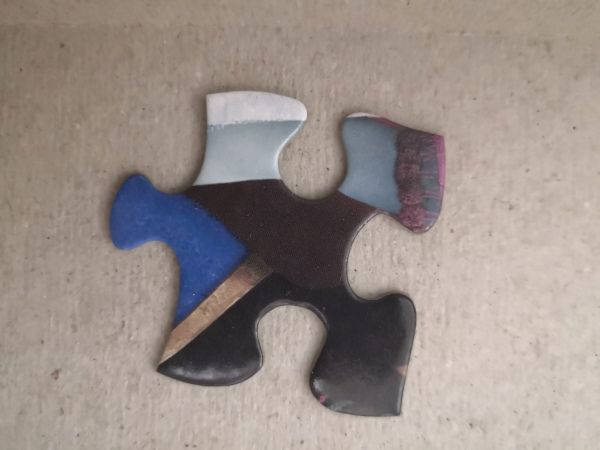
#> input picture work/assets/image-83.jpg, 600 x 450 px
$ jupyter execute Lab2.ipynb
#> lines starting #> are read from the running program, lines starting #| are printed output that depends on the picture
# Computer Vision

## Lab 2

### Imports

[cell 1]
# Computation
import cv2
import numpy as np
import skimage
from scipy.cluster.vq import kmeans, whiten

# Plotting
import matplotlib.pyplot as plt

# Typing
import typing as types

[cell 2]
image = cv2.imread("./assets/image-83.jpg")
#> image is the input picture: shape (450, 600, 3); mean B, G, R 137, 142.6, 153.3
image_rgb = np.array(image[:,:,::-1], dtype=np.float32) / 255

### Section 1

#### 1. Gaussian

[cell 3]
def make_Gaussian(sigma: int, shape: tuple[int, int]):
    var = sigma ** 2

    def Gaussian(x, y):
        centred_x = x - shape[0] / 2
        centred_y = y - shape[1] / 2
        return (1/(2 * np.pi * var)) * np.exp(-((centred_x ** 2 + centred_y ** 2) / (2 * var)))

    return np.fromfunction(Gaussian, shape=shape)

##### Apply to image

[cell 4]
fig = plt.figure(figsize=(20, 8))

kernel_shape = (49, 49)
gaussian = make_Gaussian(sigma=2.5, shape=kernel_shape)
image_gaussian = cv2.filter2D(image_rgb, -1, gaussian)


fig.add_subplot(1, 3, 1)
plt.imshow(gaussian, cmap='inferno')
plt.axis('off')

fig.add_subplot(1, 3, 2)
plt.imshow(image_rgb)
plt.axis('off')

fig.add_subplot(1, 3, 3)
plt.imshow(image_gaussian)
plt.axis('off')
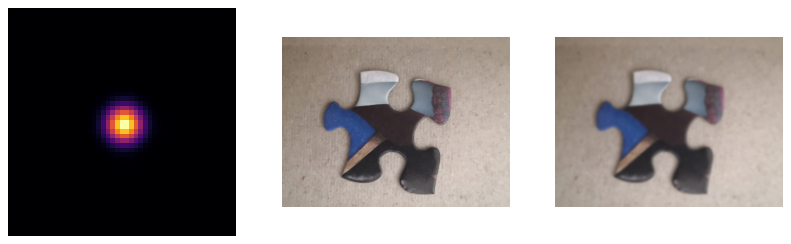
#> figure drawn by matplotlib, 3 panels

#### 2. Laplacian of Gaussian (LoG)

[cell 5]
def make_LoG(sigma: int, shape: tuple[int, int]):
    def LoG(x, y):
        centred_x = x - shape[0] / 2
        centred_y = y - shape[1] / 2

        sum_squares = (centred_x ** 2) + (centred_y ** 2)
        exponent = sum_squares / (2 * (sigma ** 2))
        coeff = 1 / (np.pi * (sigma ** 4))

        return -coeff * (1 - exponent) * np.exp(-exponent)

    return np.fromfunction(LoG, shape)

##### Apply to image

[cell 6]
fig = plt.figure(figsize=(20, 8))

sigma = 0.7

kernel_shape = (49, 49)
LoG = make_LoG(sigma=sigma, shape=kernel_shape)
image_LoG = cv2.filter2D(image_rgb, -1, LoG)
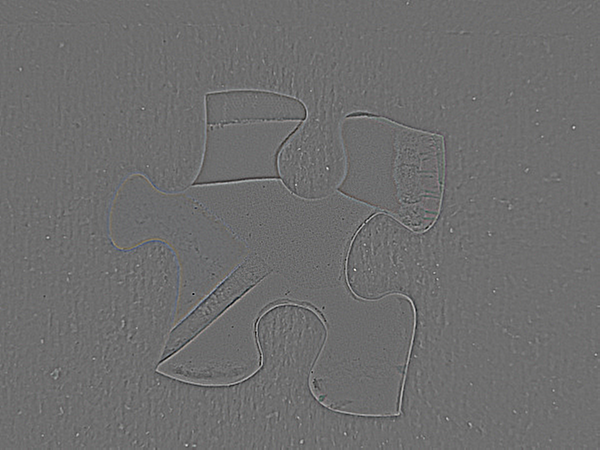
#> image_LoG: shape (450, 600, 3) float32; mean R, G, B 0.00599, 0.00557, 0.00535; drawn with min black and max white
lib_LoG = cv2.Laplacian(cv2.GaussianBlur(image_rgb, ksize=(29, 29), sigmaX=sigma), -1, ksize=29)
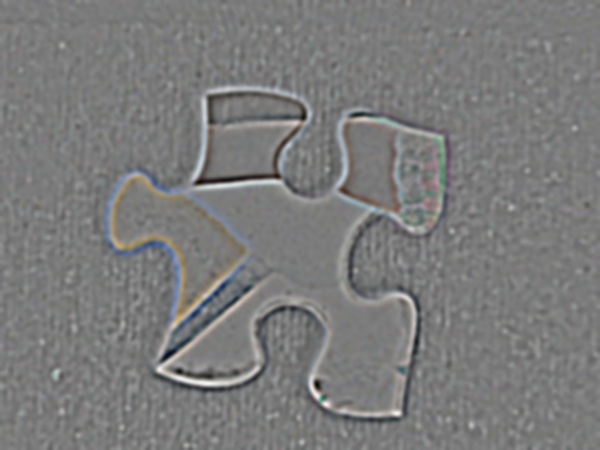
#> lib_LoG: shape (450, 600, 3) float32; mean R, G, B 7.03e+09, 5.11e+09, 7.3e+09; drawn with min black and max white


fig.add_subplot(1, 4, 1)
plt.imshow(LoG, cmap='inferno')
plt.axis('off')

fig.add_subplot(1, 4, 2)
plt.imshow(image_rgb)
plt.axis('off')

fig.add_subplot(1, 4, 3)
plt.imshow(image_LoG)
plt.axis('off')


fig.add_subplot(1, 4, 4)
plt.imshow(lib_LoG)
plt.axis('off')
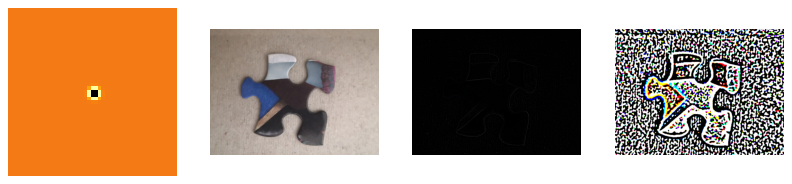
#> figure drawn by matplotlib, 4 panels

#### 3. Difference of Gaussians (HoG)

[cell 7]
def make_DoG(sigma: int, K: int, shape: tuple[int, int]):
    var = sigma ** 2
    coeff = 1/(2 * np.pi * var)

    if not K > 1:
        raise ValueError("K must be greater than 1.")

    def DoG(x, y):
        centred_x = x - shape[0] / 2
        centred_y = y - shape[1] / 2
        exponent = -((centred_x ** 2 + centred_y ** 2) / (2 * var))

        return coeff * np.exp(exponent) - coeff * (K ** -2) * np.exp(exponent * (K ** -2))

    return np.fromfunction(DoG, shape=kernel_shape)

##### Apply to image

[cell 8]
fig = plt.figure(figsize=(20, 8))

kernel_shape = (49, 49)
DoG = make_DoG(sigma=1, K=3, shape=kernel_shape)
image_DoG = cv2.filter2D(image_rgb, -1, DoG)
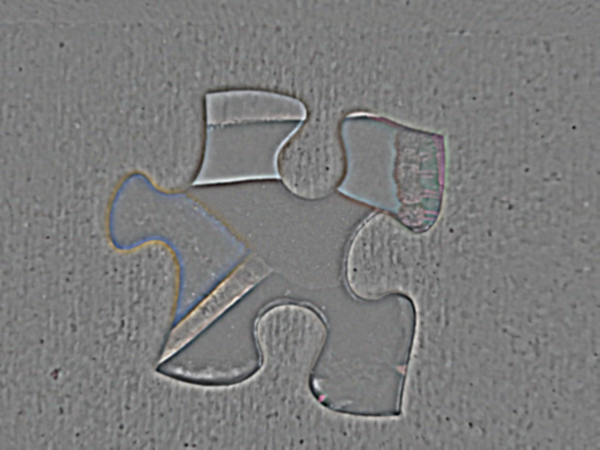
#> image_DoG: shape (450, 600, 3) float32; mean R, G, B -2.92e-07, 3.24e-07, -4.97e-07; drawn with min black and max white


fig.add_subplot(1, 3, 1)
plt.imshow(DoG, cmap='inferno')
plt.axis('off')

fig.add_subplot(1, 3, 2)
plt.imshow(image_rgb)
plt.axis('off')

fig.add_subplot(1, 3, 3)
plt.imshow(image_DoG)
plt.axis('off')
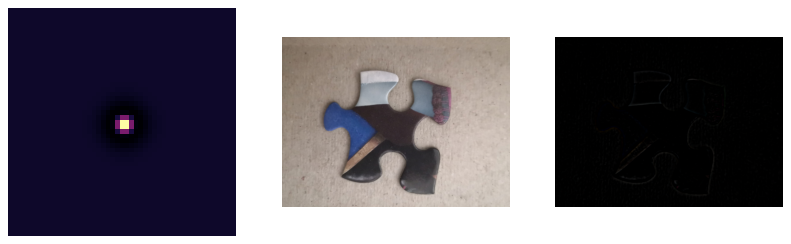
#> figure drawn by matplotlib, 3 panels

### Section 2

#### 1. Gaussian Edge & Bar Filters

[cell 9]
def make_EdgeBarFilter(theta: int,
                       sigma_x: int,
                       sigma_y: int,
                       shape: tuple[int, int],
                       type: types.Literal['edge', 'bar'] = 'edge'):

    def f(x, sigma):
        return ((2 * np.pi * sigma) ** (-0.5)) * np.exp(-(x ** 2) / (2 * (sigma ** 2)))

    def x_prime(x, y):
        return x * np.cos(theta) - y * np.sin(theta)

    def y_prime(x, y):
        return x * np.sin(theta) + y * np.cos(theta)

    def g(x, y):
        return f(x=x_prime(x, y), sigma=sigma_x) * f(x=y_prime(x, y), sigma=sigma_y)

    def first_dir(x, y):
        centred_x = x - shape[0] / 2
        centred_y = y - shape[1] / 2
        return g(centred_x, centred_y) * ((-y_prime(centred_x, centred_y)) / (sigma_y ** 2))

    def second_dir(x, y):
        centred_x = x - shape[0] / 2
        centred_y = y - shape[1] / 2
        return g(centred_x, centred_y) * (((y_prime(centred_x, centred_y) ** 2) - (sigma_y ** 2)) / (sigma_y ** 4))

    if type == 'bar':
        return np.fromfunction(second_dir, shape=shape)

    return np.fromfunction(first_dir, shape=shape)

#### 2. Root Filter Set

[cell 10]
sigma_set = np.array([(3, 1), (6, 2), (12, 4)])
theta_set = np.arange(6) * (np.pi/6)
type_set = ['edge', 'bar']
kernel_shape = (49, 49)

rfs = [[make_EdgeBarFilter(theta, sigma[0], sigma[1], kernel_shape, type)
       for theta in theta_set]
       for type in type_set for sigma in sigma_set]
rfs.extend([gaussian, LoG])

##### Visualize RFS

[cell 11]
fig = plt.figure(figsize=(20, 20))

for i in range(len(sigma_set) * 2):
    for j in range(len(theta_set)):
        fig.add_subplot(8, 6, i * len(theta_set) + j  +1)
        plt.imshow(np.flip(np.transpose(rfs[i][j]), axis=1), cmap = 'inferno')
        plt.axis('off')


fig.add_subplot(8, 6, 37)
plt.imshow(np.flip(np.transpose(rfs[-2]), axis=1), cmap = 'inferno')
plt.axis('off')

fig.add_subplot(8, 6, 43)
plt.imshow(np.flip(np.transpose(rfs[-1]), axis=1), cmap = 'inferno')
plt.axis('off')
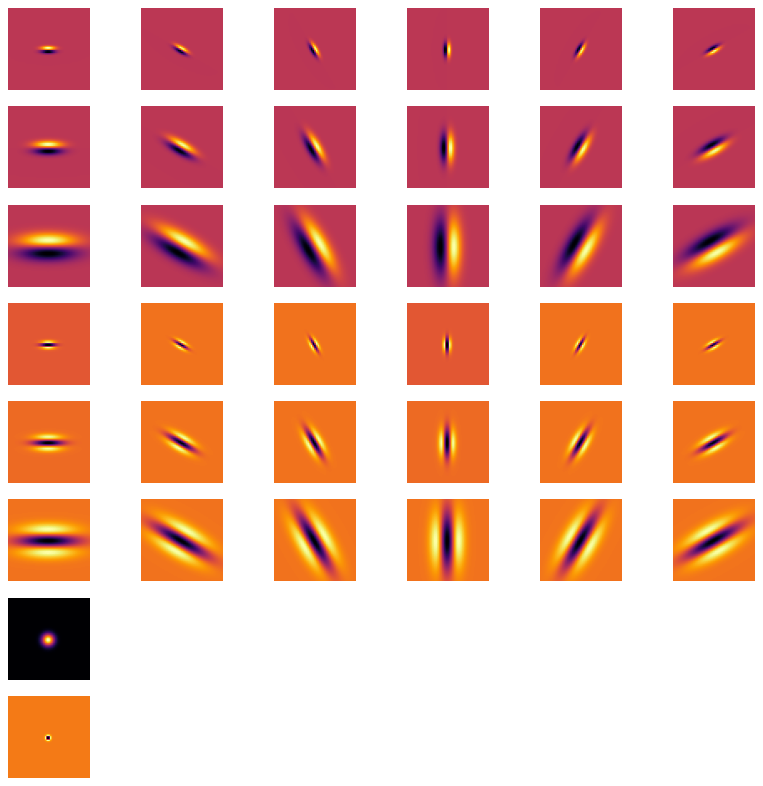
#> figure drawn by matplotlib, 38 panels

#### Responses

[cell 12]
rfs_response = []

fig = plt.figure(figsize=(20, 20))

for i in range(len(sigma_set) * 2):
    row = []
    for j in range(len(theta_set)):
        resp = cv2.filter2D(image_rgb, -1, rfs[i][j])
        row.append(resp)

        fig.add_subplot(8, 6, i * len(theta_set) + j +1)
        plt.imshow(resp, cmap = 'inferno')
        plt.axis('off')
    rfs_response.append(row)
#> after the loop, rfs_response = 6 items


resp = cv2.filter2D(image_rgb, -1, rfs[-2])
rfs_response.append(resp)

fig.add_subplot(8, 6, 37)
plt.imshow(resp, cmap = 'inferno')
plt.axis('off')


resp = cv2.filter2D(image_rgb, -1, rfs[-1])
rfs_response.append(resp)

fig.add_subplot(8, 6, 43)
plt.imshow(resp, cmap = 'inferno')
plt.axis('off')
#> Out = (-0.5, 599.5, 449.5, -0.5)
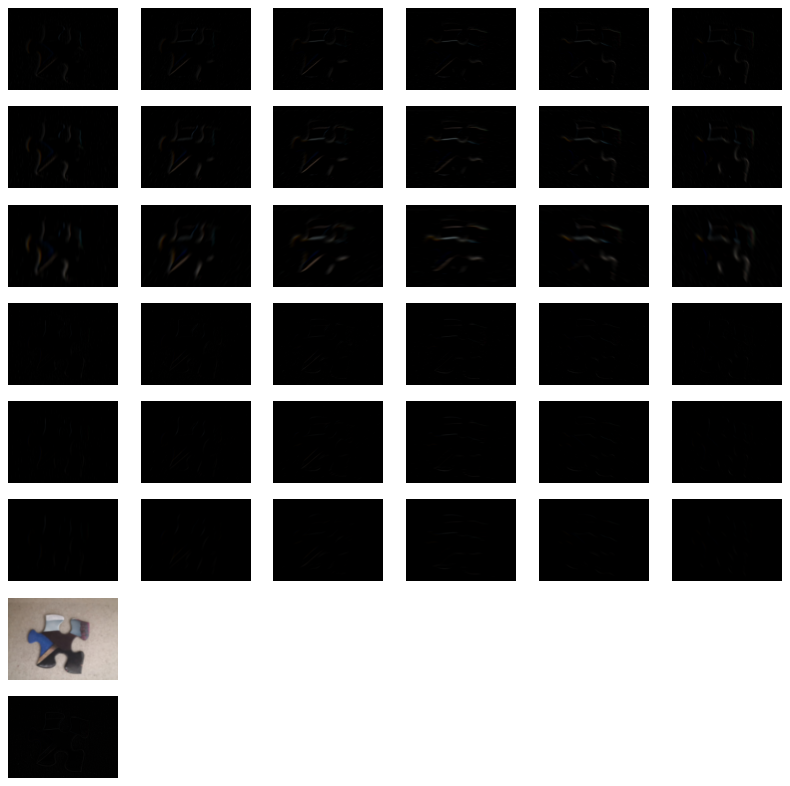
#> figure drawn by matplotlib, 38 panels

#### 3. Maximum Response (MR8)

[cell 13]
mr8 = []

for i in range(len(theta_set)):
    response_set = rfs_response[i]
    mr8.append(np.max(response_set, axis=0))
#> after the loop, mr8 = 6 items

mr8.extend(rfs[-2:])

### Section 3

#### 1. Local Binary Patterns

#### 2. Integral Images

#### 3. Haar filter

### Section 4

#### 1. K-means

[cell 14]
features = [image_rgb]

features.append(skimage.color.rgb2hsv(image_rgb))

prewitt_vertical = np.asarray([[1, 1, 1], [0, 0, 0], [-1, -1, -1]])
#> prewitt_vertical = [[1, 1, 1], [0, 0, 0], [-1, -1, -1]]
features.append(cv2.filter2D(image_rgb, -1, prewitt_vertical))

prewitt_horizontal = np.asarray([[-1, 0, 1], [-1, 0, 1], [-1, 0, 1]])
#> prewitt_horizontal = [[-1, 0, 1], [-1, 0, 1], [-1, 0, 1]]
features.append(cv2.filter2D(image_rgb, -1, prewitt_horizontal))

features.append(cv2.Laplacian(image_rgb, -1, ksize=3))

# features.extend(np.array(rfs_response[:-2]).reshape(-1, 450, 600, 3))

# features.extend(rfs_response[-2:])

features = np.array(features).reshape(-1, 450, 600).reshape(-1, 270000)
features.shape
#> Out = (15, 270000)

[cell 15]
whitened = whiten(features)
codebook, distortion = kmeans(whitened, 4)
#> distortion = 169.9

[cell 16]
fig = plt.figure(figsize=(20, 8))

texture = np.array(codebook).reshape(-1, 450, 600).argmax(axis=0)
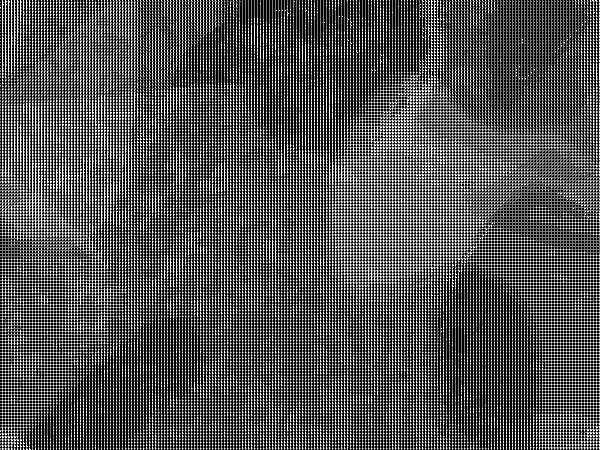
#> texture: shape (450, 600) int64; min 0, max 2, mean 0.641; drawn with min black and max white

fig.add_subplot(1, 2, 1)
plt.imshow(image_rgb)
plt.axis('off')

fig.add_subplot(1, 2, 2)
plt.imshow(texture, cmap='inferno')
plt.axis('off')
#> Out = (-0.5, 599.5, 449.5, -0.5)

[cell 17]
plt.scatter(whitened[:, 0], whitened[:, 1])
plt.scatter(codebook[:, 0], codebook[:, 1], c='r')
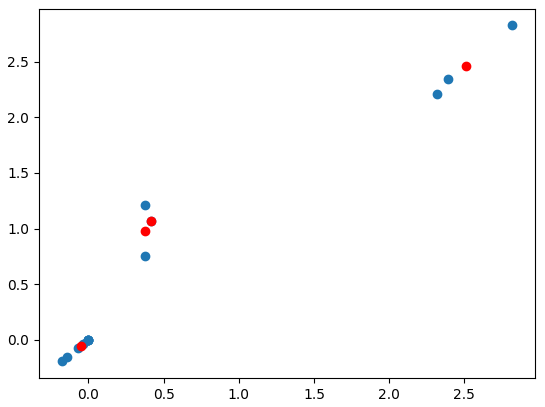
#> figure drawn by matplotlib, 1 panel

$ run again, with work/assets/image-35.jpg copied over work/assets/image-83.jpg
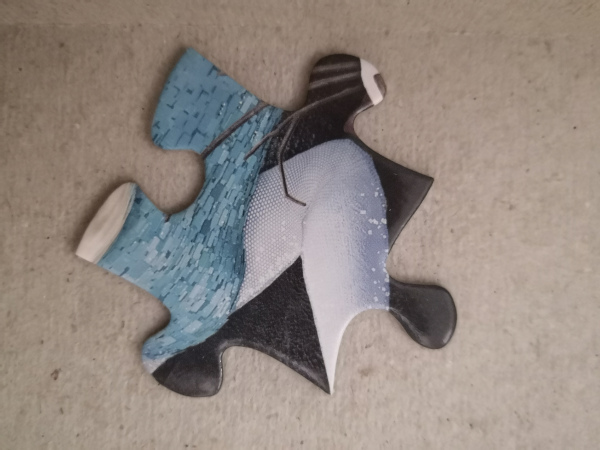
#> input picture work/assets/image-35.jpg, 600 x 450 px
#> image is the input picture: shape (450, 600, 3); mean B, G, R 128.9, 135.6, 146
#> after the loop `for i in range(len(sigma_set) * 2):`: rfs_response = 6 items
#> `plt.axis('off')`: Out = (-0.5, 599.5, 449.5, -0.5)
#> after the loop `for i in range(len(theta_set)):`: mr8 = 6 items
#> prewitt_vertical = [[1, 1, 1], [0, 0, 0], [-1, -1, -1]]
#> prewitt_horizontal = [[-1, 0, 1], [-1, 0, 1], [-1, 0, 1]]
#> distortion = 188.3
#> `plt.axis('off')`: Out = (-0.5, 599.5, 449.5, -0.5)
#> `[cell 17] plt.scatter(whitened[:, 0], whitened[:, 1]) plt.scatter(code..`:
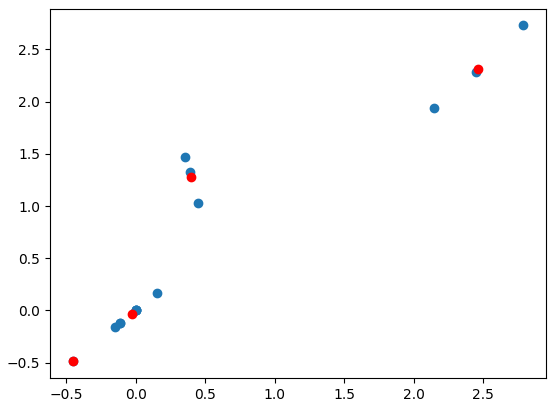
#> figure drawn by matplotlib, 1 panel
